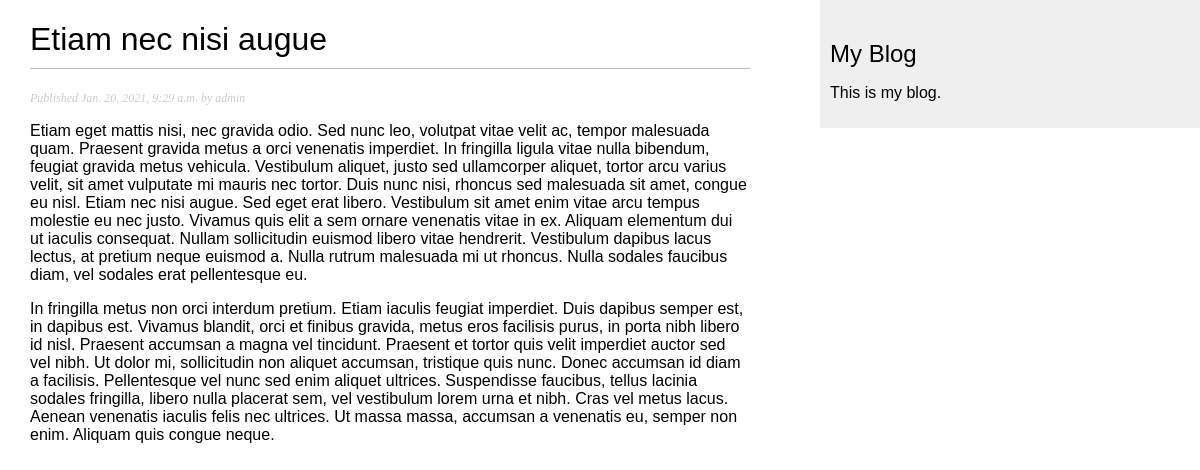
The app's page /blog/2021/1/20/etiam-nec-nisi-augue/ with its own data.
### blog/models.py (models this page shows, shortened)
class Post(models.Model):
    STATUS_CHOICES = (
        ('draft', 'Draft'),
        ('published', 'Published'),
    )
    title = models.CharField(max_length=250)
    slug = models.SlugField(max_length=250, unique_for_date='publish')
    author = models.ForeignKey(User, on_delete=models.CASCADE, related_name='blog_posts')
    body = models.TextField()
    publish = models.DateTimeField(default=timezone.now)
    created = models.DateTimeField(auto_now_add=True)
    updated = models.DateTimeField(auto_now=True)
    status = models.CharField(max_length=10, choices=STATUS_CHOICES, default='draft')
    objects = models.Manager()
    published = PublishedManager()
    class Meta:
        ordering = ('-publish',)

### blog/views.py (the view)
# urls.py: path('<int:year>/<int:month>/<int:day>/<slug:post>/', views.post_detail, name='post_detail'),
def post_detail(request, year, month, day, post):
    post = get_object_or_404(Post, slug=post, status='published', publish__year=year, publish__month=month, publish__day=day)
    return render(request, 'blog/post/detail.html', {'post': post})

### blog/templates/blog/post/detail.html (shortened to what this page needs)
{% extends 'blog/base.html' %}
{% block content %}
    <h1>{{ post.title }}</h1>
    <p class="date">
        Published {{ post.publish }} by {{ post.author }}
    </p>
    {{ post.body | linebreaks }}
{% endblock content %}

### blog/static/css/blog.css (style rules this page uses)
body { margin:0; padding:0; font-family:helvetica, sans-serif; }
h1 { font-weight:normal; border-bottom:1px solid #bbb; padding:0 0 10px 0; }
p.date { color:#ccc; font-family: georgia, serif; font-size: 12px; font-style: italic; }

### records on screen
Post: title "Etiam nec nisi augue", publish "Jan. 20, 2021, 9:29 a.m.", author "admin", body "Etiam eget mattis nisi, nec gravida odio. Sed nunc leo, volutpat vitae velit ac, tempor malesuada quam. Praesent gravida metus a orci venenatis imperdiet. In fringilla ligula vitae nulla bibendum, feugiat gravida metus vehicula. Vestibulum aliquet, justo sed ullamcorper aliquet, tortor arcu varius velit, sit amet vulputate mi mauris nec tortor. Duis nunc nisi, rhoncus sed malesuada sit amet, congue eu nisl. Etiam nec nisi augue. Sed eget erat libero. Vestibulum sit amet enim vitae arcu tempus molestie eu nec justo. Vivamus quis elit a sem ornare venenatis vitae in ex. Aliquam elementum dui ut iaculis consequat. Nullam sollicitudin euismod libero vitae hendrerit. Vestibulum dapibus lacus…"
